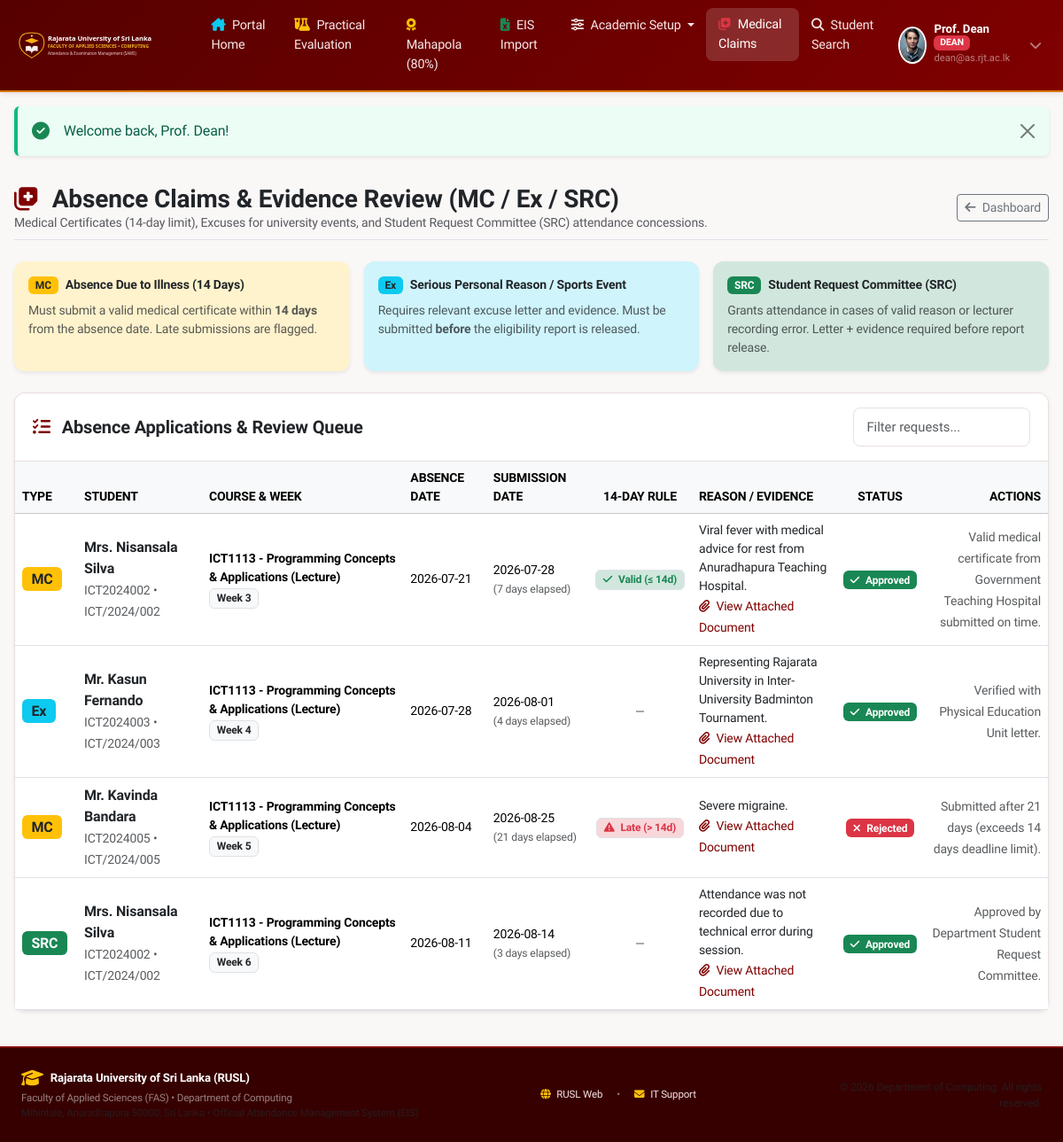
The page /absence_requests.php (signed in) on the database its author committed.
### tables this page shows
CREATE TABLE IF NOT EXISTS `absence_requests` (
    `id` INT AUTO_INCREMENT PRIMARY KEY,
    `student_id` INT NOT NULL,
    `offering_id` INT NOT NULL,
    `week_number` INT NOT NULL,
    `request_type` ENUM('MC', 'Ex', 'SRC') NOT NULL,
    `absence_date` DATE NOT NULL,
    `submission_date` DATE NOT NULL,
    `days_to_submission` INT NOT NULL,
    `is_within_14_days` TINYINT(1) DEFAULT 1,
    `reason` TEXT NOT NULL,
    `document_path` VARCHAR(255) NULL,
    `status` ENUM('pending', 'approved', 'rejected') DEFAULT 'pending',
    `reviewed_by` INT NULL,
    `review_remarks` TEXT NULL,
    `reviewed_at` DATETIME NULL,
    `created_at` TIMESTAMP DEFAULT CURRENT_TIMESTAMP,
    CONSTRAINT `fk_req_student` FOREIGN KEY (`student_id`) REFERENCES `students` (`id`) ON DELETE CASCADE,
    CONSTRAINT `fk_req_offering` FOREIGN KEY (`offering_id`) REFERENCES `course_offerings` (`id`) ON DELETE CASCADE,
    CONSTRAINT `fk_req_reviewed_by` FOREIGN KEY (`reviewed_by`) REFERENCES `users` (`id`) ON DELETE SET NULL
);

CREATE TABLE IF NOT EXISTS `students` (
    `id` INT AUTO_INCREMENT PRIMARY KEY,
    `reg_number` VARCHAR(50) NOT NULL UNIQUE,
    `index_number` VARCHAR(50) NOT NULL UNIQUE,
    `nic` VARCHAR(30) NULL,
    `name` VARCHAR(255) NOT NULL,
    `gender` ENUM('Male', 'Female') NOT NULL,
    `title` VARCHAR(10) NOT NULL,
    `batch_id` INT NOT NULL,
    `is_mahapola` TINYINT(1) DEFAULT 0,
    `is_bursary` TINYINT(1) DEFAULT 0,
    `email` VARCHAR(191) NULL UNIQUE,
    `created_at` TIMESTAMP DEFAULT CURRENT_TIMESTAMP,
    CONSTRAINT `fk_student_batch` FOREIGN KEY (`batch_id`) REFERENCES `academic_batches` (`id`) ON DELETE RESTRICT
);

CREATE TABLE IF NOT EXISTS `course_offerings` (
    `id` INT AUTO_INCREMENT PRIMARY KEY,
    `course_id` INT NOT NULL,
    `session_type` ENUM('lecture', 'practical') NOT NULL,
    `offering_code` VARCHAR(50) NOT NULL UNIQUE,
    `display_name` VARCHAR(255) NOT NULL,
    `eligibility_threshold` DECIMAL(5,2) DEFAULT 80.00,
    `is_locked` TINYINT(1) DEFAULT 0,
    `locked_at` DATETIME NULL,
    `locked_by` INT NULL,
    `created_at` TIMESTAMP DEFAULT CURRENT_TIMESTAMP,
    CONSTRAINT `fk_offering_course` FOREIGN KEY (`course_id`) REFERENCES `courses` (`id`) ON DELETE CASCADE,
    CONSTRAINT `fk_offering_locked_by` FOREIGN KEY (`locked_by`) REFERENCES `users` (`id`) ON DELETE SET NULL
);

### public/absence_requests.php (the view, shortened to what the rows shown need)
<?php
require_once __DIR__ . '/../config/app.php';
require_once __DIR__ . '/../services/AbsenceService.php';
$user = getCurrentUser();
$userRole = $user['role'];
$studentId = $user['student_id'] ? (int)$user['student_id'] : null;
$db = Database::getConnection();
$absenceService = new AbsenceService();
if ($userRole === 'student') {
    $requests = $absenceService->getRequests($studentId);
    $stmt = $db->prepare("
        SELECT co.id, co.display_name, co.session_type, co.is_locked, c.course_code
        FROM course_enrollments ce
        JOIN course_offerings co ON ce.offering_id = co.id
        JOIN courses c ON co.course_id = c.id
        WHERE ce.student_id = ?
        ORDER BY c.course_code ASC
    ");
    $stmt->execute([$studentId]);
    $myOfferings = $stmt->fetchAll();
} else {
    $requests = $absenceService->getRequests();
}
require_once __DIR__ . '/layout/header.php';
?>
<div class="card shadow-sm mb-4">
    <div class="table-responsive">
        <table class="table table-hover align-middle mb-0" id="requestsTable">
            <thead class="table-light small text-muted text-uppercase">
                <tr>
                    <th style="width: 70px;">Type</th>
                    <th>Student</th>
                    <th>Course &amp; Week</th>
                    <th>Absence Date</th>
                    <th>Submission Date</th>
                    <th class="text-center">14-Day Rule</th>
                    <th>Reason / Evidence</th>
                    <th class="text-center">Status</th>
                    <th style="width: 140px;" class="text-end">Actions</th>
                </tr>
            </thead>
            <tbody>
                <?php if (empty($requests)): ?>
                    <tr><td colspan="9" class="text-center py-4 text-muted">No absence requests found.</td></tr>
                <?php else: ?>
                    <?php foreach ($requests as $req): ?>
                        <tr>
                            <td>
                                <?php if ($req['request_type'] === 'MC'): ?>
                                    <span class="badge bg-warning text-dark fs-6">MC</span>
                                <?php elseif ($req['request_type'] === 'Ex'): ?>
                                    <span class="badge bg-info text-dark fs-6">Ex</span>
                                <?php else: ?>
                                    <span class="badge bg-success fs-6">SRC</span>
                                <?php endif; ?>
                            </td>
                            <td>
                                <div class="fw-semibold text-dark"><?= e($req['title']) ?>. <?= e($req['student_name']) ?></div>
                                <small class="text-muted"><?= e($req['index_number']) ?> &bull; <?= e($req['reg_number']) ?></small>
                            </td>
                            <td>
                                <div class="fw-semibold small"><?= e($req['course_display']) ?></div>
                                <span class="badge bg-light text-dark border">Week <?= $req['week_number'] ?></span>
                            </td>
                            <td class="small"><?= e($req['absence_date']) ?></td>
                            <td class="small">
                                <?= e($req['submission_date']) ?><br>
                                <small class="text-muted">(<?= $req['days_to_submission'] ?> days elapsed)</small>
                            </td>
                            <td class="text-center">
                                <?php if ($req['request_type'] === 'MC'): ?>
                                    <?php if ($req['is_within_14_days']): ?>
                                        <span class="badge bg-success-subtle text-success border">
                                            <i class="fa-solid fa-check me-1"></i> Valid (&le; 14d)
                                        </span>
                                    <?php else: ?>
                                        <span class="badge bg-danger-subtle text-danger border">
                                            <i class="fa-solid fa-triangle-exclamation me-1"></i> Late (&gt; 14d)
                                        </span>
                                    <?php endif; ?>
                                <?php else: ?>
                                    <span class="text-muted small">&mdash;</span>
                                <?php endif; ?>
                            </td>
                            <td>
                                <div class="small text-dark" style="max-width: 220px;"><?= e($req['reason']) ?></div>
                                <?php if ($req['document_path']): ?>
                                    <a href="../uploads/<?= $req['request_type'] === 'MC' ? 'medicals' : 'excuses' ?>/<?= urlencode($req['document_path']) ?>" target="_blank" class="small text-primary text-decoration-none">
                                        <i class="fa-solid fa-paperclip me-1"></i> View Attached Document
                                    </a>
                                <?php endif; ?>
                            </td>
                            <td class="text-center">
                                <?php if ($req['status'] === 'approved'): ?>
                                    <span class="badge bg-success"><i class="fa-solid fa-check me-1"></i> Approved</span>
                                <?php elseif ($req['status'] === 'rejected'): ?>
                                    <span class="badge bg-danger"><i class="fa-solid fa-xmark me-1"></i> Rejected</span>
                                <?php else: ?>
                                    <span class="badge bg-warning text-dark"><i class="fa-solid fa-clock me-1"></i> Pending</span>
                                <?php endif; ?>
                            </td>
                            <td class="text-end">
                                <?php if (in_array($userRole, ['hod', 'lecturer'], true) && $req['status'] === 'pending'): ?>
                                    <button type="button" class="btn btn-outline-primary btn-sm" data-bs-toggle="modal" data-bs-target="#reviewModal<?= $req['id'] ?>">
                                        <i class="fa-solid fa-clipboard-check me-1"></i> Review
                                    </button>
                                    <div class="modal fade" id="reviewModal<?= $req['id'] ?>" tabindex="-1" aria-hidden="true">
                                        <div class="modal-dialog modal-dialog-centered">
                                            <div class="modal-content text-start">
                                                <form method="POST" action="absence_requests.php">
                                                    <input type="hidden" name="review_request" value="1">
                                                    <input type="hidden" name="request_id" value="<?= $req['id'] ?>">
                                                    <div class="modal-header bg-primary text-white">
                                                        <h6 class="modal-title fw-bold">
                                                            Review Absence Claim: <?= e($req['request_type']) ?> #<?= $req['id'] ?>
                                                        </h6>
                                                        <button type="button" class="btn-close btn-close-white" data-bs-dismiss="modal"></button>
                                                    </div>
                                                    <div class="modal-body p-4">
                                                        <div class="mb-3 small">
                                                            <strong>Student:</strong> <?= e($req['student_name']) ?> (<?= e($req['index_number']) ?>)<br>
                                                            <strong>Course:</strong> <?= e($req['course_display']) ?> - Week <?= $req['week_number'] ?><br>
                                                            <strong>Absence Date:</strong> <?= e($req['absence_date']) ?><br>
                                                            <strong>Days to Submission:</strong> <?= $req['days_to_submission'] ?> days
                                                            (<?= $req['is_within_14_days'] ? 'Within 14-day limit' : '<span class="text-danger fw-bold">Exceeded 14-day limit</span>' ?>)<br>
                                                            <strong>Stated Reason:</strong> <?= e($req['reason']) ?>
                                                        </div>
                                                        <div class="mb-3">
                                                            <label class="form-label small fw-semibold">Review Decision</label>
                                                            <select name="decision" class="form-select" required>
                                                                <option value="approved">Approve (Grants Attendance / Approves Concession)</option>
                                                                <option value="rejected">Reject (Marked as Unexcused)</option>
                                                            </select>
                                                        </div>
                                                        <div class="mb-3">
                                                            <label class="form-label small fw-semibold">Evaluation Remarks</label>
                                                            <textarea name="remarks" class="form-control" rows="2" placeholder="Enter review remarks"></textarea>
                                                        </div>
                                                    </div>
                                                    <div class="modal-footer bg-light">
                                                        <button type="button" class="btn btn-secondary btn-sm" data-bs-dismiss="modal">Cancel</button>
                                                        <button type="submit" class="btn btn-primary btn-sm fw-semibold">Save Review Decision</button>
                                                    </div>
                                                </form>
                                            </div>
                                        </div>
                                    </div>
                                <?php else: ?>
                                    <small class="text-muted"><?= e($req['review_remarks'] ?: 'Done') ?></small>
                                <?php endif; ?>
                            </td>
                        </tr>
                    <?php endforeach; ?>
                <?php endif; ?>
            </tbody>
        </table>
    </div>
</div>
<?php require_once __DIR__ . '/layout/footer.php'; ?>

### rows shown on the page
absence_requests: request_type "MC", student.title "Mrs", student.name "Nisansala Silva", student.index_number "ICT2024002", student.reg_number "ICT/2024/002", offering.display_name "ICT1113 - Programming Concepts & Applications (Lecture)", week_number "3", absence_date "2026-07-21", submission_date "2026-07-28", days_to_submission "7", reason "Viral fever with medical advice for rest from Anuradhapura Teaching Hospital.", status "approved" (drawn), review_remarks "Valid medical certificate from Government Teaching Hospital submitted on time."
absence_requests: request_type "Ex", student.title "Mr", student.name "Kasun Fernando", student.index_number "ICT2024003", student.reg_number "ICT/2024/003", offering.display_name "ICT1113 - Programming Concepts & Applications (Lecture)", week_number "4", absence_date "2026-07-28", submission_date "2026-08-01", days_to_submission "4", reason "Representing Rajarata University in Inter-University Badminton Tournament.", status "approved" (drawn), review_remarks "Verified with Physical Education Unit letter."
absence_requests: request_type "MC", student.title "Mr", student.name "Kavinda Bandara", student.index_number "ICT2024005", student.reg_number "ICT/2024/005", offering.display_name "ICT1113 - Programming Concepts & Applications (Lecture)", week_number "5", absence_date "2026-08-04", submission_date "2026-08-25", days_to_submission "21", reason "Severe migraine.", status "rejected" (drawn), review_remarks "Submitted after 21 days (exceeds 14 days deadline limit)."
absence_requests: request_type "SRC", student.title "Mrs", student.name "Nisansala Silva", student.index_number "ICT2024002", student.reg_number "ICT/2024/002", offering.display_name "ICT1113 - Programming Concepts & Applications (Lecture)", week_number "6", absence_date "2026-08-11", submission_date "2026-08-14", days_to_submission "3", reason "Attendance was not recorded due to technical error during session.", status "approved" (drawn), review_remarks "Approved by Department Student Request Committee."

### other values the page prints
$user['full_name'] "Prof. Dean"
$role "DEAN"
$user['email'] "dean@as.rjt.ac.lk"
$msg "Welcome back, Prof. Dean!"
APP_UNIVERSITY "Rajarata University of Sri Lanka (RUSL)"
APP_FACULTY "Faculty of Applied Sciences (FAS)"
APP_DEPT "Department of Computing"
